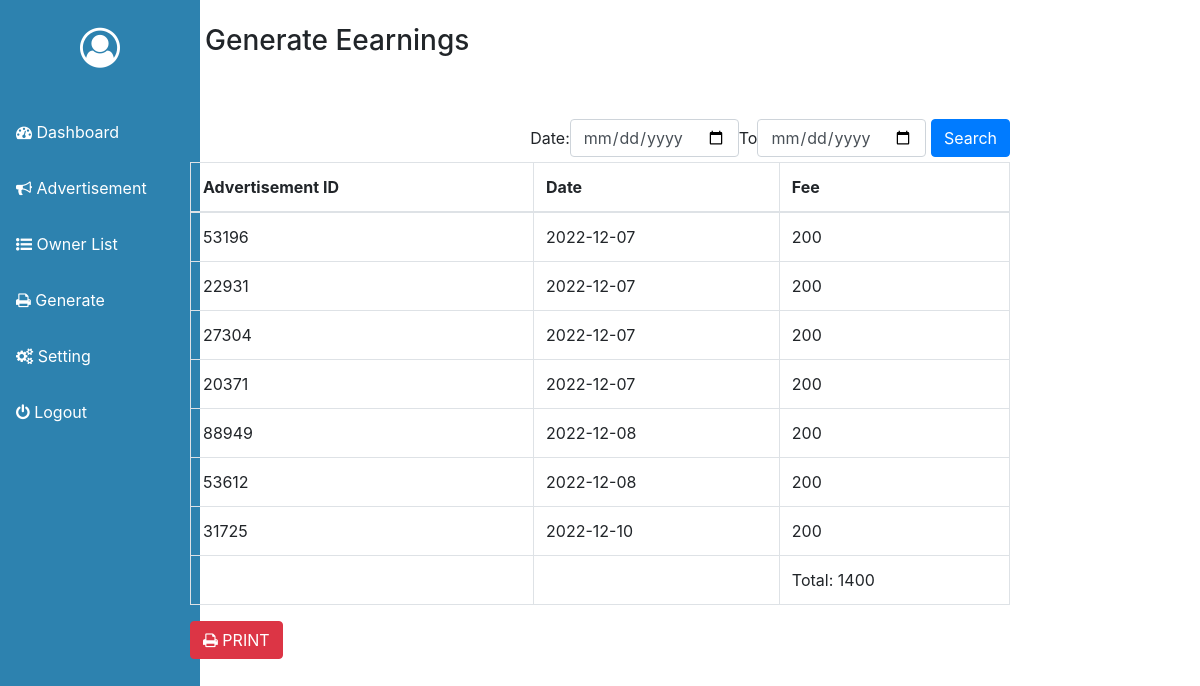
The page /admin/generate.php on the database its author committed.
### tables this page shows
CREATE TABLE `rental` (
  `id` int(100) NOT NULL,
  `rental_id` varchar(1000) NOT NULL,
  `landlord_id` varchar(100) NOT NULL,
  `title` varchar(100) NOT NULL,
  `address` varchar(100) NOT NULL,
  `photo` varchar(1000) NOT NULL,
  `monthly` varchar(1000) NOT NULL,
  `description` varchar(10000) NOT NULL,
  `video` varchar(1000) NOT NULL,
  `type` varchar(100) NOT NULL,
  `status` varchar(80) NOT NULL,
  `date` date NOT NULL,
  `fee` varchar(80) NOT NULL,
  `reserve` varchar(80) NOT NULL,
  `ref` varchar(100) NOT NULL,
  `shot` varchar(200) NOT NULL
);

### admin/range.php (the view)
<?php
	if(ISSET($_POST['search'])){
		$date1 = date("Y-m-d", strtotime($_POST['date1']));
		$date2 = date("Y-m-d", strtotime($_POST['date2']));
		$query=mysqli_query($dbconnection, "SELECT * FROM `rental` WHERE date(`date`) BETWEEN '$date1' AND '$date2'") or die(mysqli_error());
		$row=mysqli_num_rows($query);
		$total = 0;
		if($row>0){
			while($fetch=mysqli_fetch_array($query)){
			$total += number_format($fetch['fee']);
?>
	<tr>
		<td><?php echo $fetch['rental_id']?></td>
		<td><?php echo $fetch['date']?></td>
		<td><?php echo $fetch['fee']?></td>
	</tr>
<?php } ?>
	<tr>
		<td></td>
		<td></td>
		<td>Total: <?php echo $total; ?></td>
	</tr>
		<?php }else{
			echo'
			<tr>
				<td colspan = "4"><center>Record Not Found</center></td>
			</tr>';
		}
	}else{
		$query=mysqli_query($dbconnection, "SELECT * FROM `rental`") or die(mysqli_error());
		$total = 0;
		while($fetch=mysqli_fetch_array($query)){
			$total += number_format($fetch['fee']);
?>
	<tr>
		<td><?php echo $fetch['rental_id']?></td>
		<td><?php echo $fetch['date']?></td>
		<td><?php echo $fetch['fee']?></td>
	</tr>
<?php
		} ?>
			<tr>
		<td></td>
		<td></td>
		<td>Total: <?php echo $total; ?></td>
	</tr>
		<?php
	}
?>

### admin/header.php (style rules this page uses)
body, html { margin: 0; padding: 0; overflow-x: hidden; }

### rows shown on the page
rental: rental "53196", date "2022-12-07", fee "200"
rental: rental "22931", date "2022-12-07", fee "200"
rental: rental "27304", date "2022-12-07", fee "200"
rental: rental "20371", date "2022-12-07", fee "200"
rental: rental "88949", date "2022-12-08", fee "200"
rental: rental "53612", date "2022-12-08", fee "200"
rental: rental "31725", date "2022-12-10", fee "200"

### other values the page prints
$total "1400"
